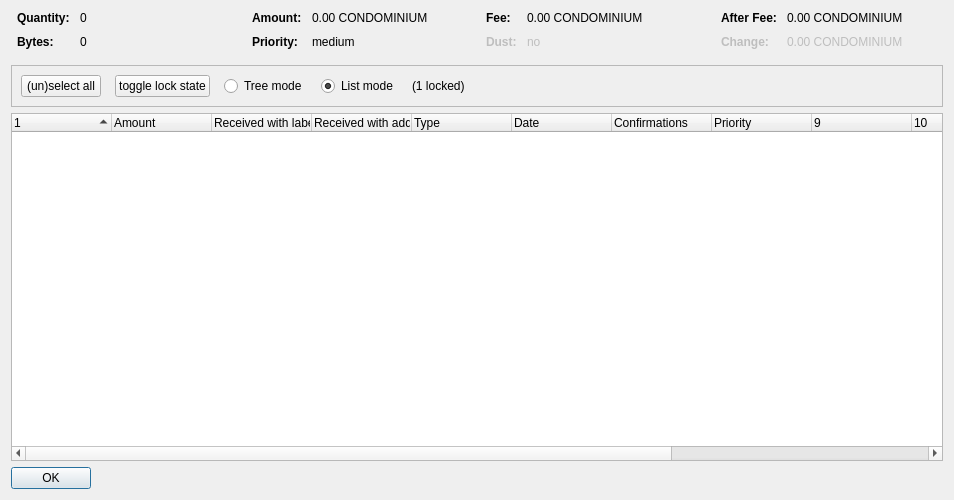
<?xml version="1.0" encoding="UTF-8"?>
<ui version="4.0">
 <class>CoinControlDialog</class>
 <widget class="QDialog" name="CoinControlDialog">
  <property name="geometry">
   <rect>
    <x>0</x>
    <y>0</y>
    <width>954</width>
    <height>500</height>
   </rect>
  </property>
  <property name="windowTitle">
   <string>Coin Selection</string>
  </property>
  <layout class="QVBoxLayout" name="verticalLayout">
   <item>
    <layout class="QHBoxLayout" name="horizontalLayoutTop" stretch="0,0,0,0">
     <property name="topMargin">
      <number>0</number>
     </property>
     <property name="bottomMargin">
      <number>10</number>
     </property>
     <item>
      <layout class="QFormLayout" name="formLayoutCoinControl1">
       <property name="horizontalSpacing">
        <number>10</number>
       </property>
       <property name="verticalSpacing">
        <number>10</number>
       </property>
       <property name="leftMargin">
        <number>6</number>
       </property>
       <property name="rightMargin">
        <number>6</number>
       </property>
       <item row="0" column="0">
        <widget class="QLabel" name="labelCoinControlQuantityText">
         <property name="font">
          <font>
           <weight>75</weight>
           <bold>true</bold>
          </font>
         </property>
         <property name="text">
          <string>Quantity:</string>
         </property>
        </widget>
       </item>
       <item row="0" column="1">
        <widget class="QLabel" name="labelCoinControlQuantity">
         <property name="cursor">
          <cursorShape>IBeamCursor</cursorShape>
         </property>
         <property name="contextMenuPolicy">
          <enum>Qt::ActionsContextMenu</enum>
         </property>
         <property name="text">
          <string notr="true">0</string>
         </property>
         <property name="textInteractionFlags">
          <set>Qt::LinksAccessibleByMouse|Qt::TextSelectableByKeyboard|Qt::TextSelectableByMouse</set>
         </property>
        </widget>
       </item>
       <item row="1" column="0">
        <widget class="QLabel" name="labelCoinControlBytesText">
         <property name="font">
          <font>
           <weight>75</weight>
           <bold>true</bold>
          </font>
         </property>
         <property name="text">
          <string>Bytes:</string>
         </property>
        </widget>
       </item>
       <item row="1" column="1">
        <widget class="QLabel" name="labelCoinControlBytes">
         <property name="cursor">
          <cursorShape>IBeamCursor</cursorShape>
         </property>
         <property name="contextMenuPolicy">
          <enum>Qt::ActionsContextMenu</enum>
         </property>
         <property name="text">
          <string notr="true">0</string>
         </property>
         <property name="textInteractionFlags">
          <set>Qt::LinksAccessibleByMouse|Qt::TextSelectableByKeyboard|Qt::TextSelectableByMouse</set>
         </property>
        </widget>
       </item>
      </layout>
     </item>
     <item>
      <layout class="QFormLayout" name="formLayoutCoinControl2">
       <property name="horizontalSpacing">
        <number>10</number>
       </property>
       <property name="verticalSpacing">
        <number>10</number>
       </property>
       <property name="leftMargin">
        <number>6</number>
       </property>
       <property name="rightMargin">
        <number>6</number>
       </property>
       <item row="0" column="0">
        <widget class="QLabel" name="labelCoinControlAmountText">
         <property name="font">
          <font>
           <weight>75</weight>
           <bold>true</bold>
          </font>
         </property>
         <property name="text">
          <string>Amount:</string>
         </property>
        </widget>
       </item>
       <item row="0" column="1">
        <widget class="QLabel" name="labelCoinControlAmount">
         <property name="cursor">
          <cursorShape>IBeamCursor</cursorShape>
         </property>
         <property name="contextMenuPolicy">
          <enum>Qt::ActionsContextMenu</enum>
         </property>
         <property name="text">
          <string notr="true">0.00 CONDOMINIUM</string>
         </property>
         <property name="textInteractionFlags">
          <set>Qt::LinksAccessibleByMouse|Qt::TextSelectableByKeyboard|Qt::TextSelectableByMouse</set>
         </property>
        </widget>
       </item>
       <item row="1" column="0">
        <widget class="QLabel" name="labelCoinControlPriorityText">
         <property name="font">
          <font>
           <weight>75</weight>
           <bold>true</bold>
          </font>
         </property>
         <property name="text">
          <string>Priority:</string>
         </property>
        </widget>
       </item>
       <item row="1" column="1">
        <widget class="QLabel" name="labelCoinControlPriority">
         <property name="cursor">
          <cursorShape>IBeamCursor</cursorShape>
         </property>
         <property name="contextMenuPolicy">
          <enum>Qt::ActionsContextMenu</enum>
         </property>
         <property name="text">
          <string>medium</string>
         </property>
         <property name="textInteractionFlags">
          <set>Qt::LinksAccessibleByMouse|Qt::TextSelectableByKeyboard|Qt::TextSelectableByMouse</set>
         </property>
        </widget>
       </item>
      </layout>
     </item>
     <item>
      <layout class="QFormLayout" name="formLayoutCoinControl3">
       <property name="horizontalSpacing">
        <number>10</number>
       </property>
       <property name="verticalSpacing">
        <number>10</number>
       </property>
       <property name="leftMargin">
        <number>6</number>
       </property>
       <property name="rightMargin">
        <number>6</number>
       </property>
       <item row="0" column="0">
        <widget class="QLabel" name="labelCoinControlFeeText">
         <property name="font">
          <font>
           <weight>75</weight>
           <bold>true</bold>
          </font>
         </property>
         <property name="text">
          <string>Fee:</string>
         </property>
        </widget>
       </item>
       <item row="0" column="1">
        <widget class="QLabel" name="labelCoinControlFee">
         <property name="cursor">
          <cursorShape>IBeamCursor</cursorShape>
         </property>
         <property name="contextMenuPolicy">
          <enum>Qt::ActionsContextMenu</enum>
         </property>
         <property name="text">
          <string notr="true">0.00 CONDOMINIUM</string>
         </property>
         <property name="textInteractionFlags">
          <set>Qt::LinksAccessibleByMouse|Qt::TextSelectableByKeyboard|Qt::TextSelectableByMouse</set>
         </property>
        </widget>
       </item>
       <item row="1" column="0">
        <widget class="QLabel" name="labelCoinControlLowOutputText">
         <property name="enabled">
          <bool>false</bool>
         </property>
         <property name="font">
          <font>
           <weight>75</weight>
           <bold>true</bold>
          </font>
         </property>
         <property name="text">
          <string>Dust:</string>
         </property>
        </widget>
       </item>
       <item row="1" column="1">
        <widget class="QLabel" name="labelCoinControlLowOutput">
         <property name="enabled">
          <bool>false</bool>
         </property>
         <property name="cursor">
          <cursorShape>IBeamCursor</cursorShape>
         </property>
         <property name="contextMenuPolicy">
          <enum>Qt::ActionsContextMenu</enum>
         </property>
         <property name="text">
          <string>no</string>
         </property>
         <property name="textInteractionFlags">
          <set>Qt::LinksAccessibleByMouse|Qt::TextSelectableByKeyboard|Qt::TextSelectableByMouse</set>
         </property>
        </widget>
       </item>
      </layout>
     </item>
     <item>
      <layout class="QFormLayout" name="formLayoutCoinControl4">
       <property name="horizontalSpacing">
        <number>10</number>
       </property>
       <property name="verticalSpacing">
        <number>10</number>
       </property>
       <property name="leftMargin">
        <number>6</number>
       </property>
       <property name="rightMargin">
        <number>6</number>
       </property>
       <item row="0" column="0">
        <widget class="QLabel" name="labelCoinControlAfterFeeText">
         <property name="font">
          <font>
           <weight>75</weight>
           <bold>true</bold>
          </font>
         </property>
         <property name="text">
          <string>After Fee:</string>
         </property>
        </widget>
       </item>
       <item row="0" column="1">
        <widget class="QLabel" name="labelCoinControlAfterFee">
         <property name="cursor">
          <cursorShape>IBeamCursor</cursorShape>
         </property>
         <property name="contextMenuPolicy">
          <enum>Qt::ActionsContextMenu</enum>
         </property>
         <property name="text">
          <string notr="true">0.00 CONDOMINIUM</string>
         </property>
         <property name="textInteractionFlags">
          <set>Qt::LinksAccessibleByMouse|Qt::TextSelectableByKeyboard|Qt::TextSelectableByMouse</set>
         </property>
        </widget>
       </item>
       <item row="1" column="0">
        <widget class="QLabel" name="labelCoinControlChangeText">
         <property name="enabled">
          <bool>false</bool>
         </property>
         <property name="font">
          <font>
           <weight>75</weight>
           <bold>true</bold>
          </font>
         </property>
         <property name="text">
          <string>Change:</string>
         </property>
        </widget>
       </item>
       <item row="1" column="1">
        <widget class="QLabel" name="labelCoinControlChange">
         <property name="enabled">
          <bool>false</bool>
         </property>
         <property name="cursor">
          <cursorShape>IBeamCursor</cursorShape>
         </property>
         <property name="contextMenuPolicy">
          <enum>Qt::ActionsContextMenu</enum>
         </property>
         <property name="text">
          <string notr="true">0.00 CONDOMINIUM</string>
         </property>
         <property name="textInteractionFlags">
          <set>Qt::LinksAccessibleByMouse|Qt::TextSelectableByKeyboard|Qt::TextSelectableByMouse</set>
         </property>
        </widget>
       </item>
      </layout>
     </item>
    </layout>
   </item>
   <item>
    <widget class="QFrame" name="frame">
     <property name="minimumSize">
      <size>
       <width>0</width>
       <height>40</height>
      </size>
     </property>
     <property name="frameShape">
      <enum>QFrame::StyledPanel</enum>
     </property>
     <property name="frameShadow">
      <enum>QFrame::Sunken</enum>
     </property>
     <layout class="QHBoxLayout" name="horizontalLayout">
      <item>
       <layout class="QHBoxLayout" name="horizontalLayoutPanel" stretch="0,0,0,0,0,0">
        <property name="spacing">
         <number>14</number>
        </property>
        <item>
         <widget class="QPushButton" name="pushButtonSelectAll">
          <property name="sizePolicy">
           <sizepolicy hsizetype="Maximum" vsizetype="Fixed">
            <horstretch>0</horstretch>
            <verstretch>0</verstretch>
           </sizepolicy>
          </property>
          <property name="text">
           <string>(un)select all</string>
          </property>
          <property name="autoDefault">
           <bool>false</bool>
          </property>
         </widget>
        </item>
        <item>
         <widget class="QPushButton" name="pushButtonToggleLock">
          <property name="sizePolicy">
           <sizepolicy hsizetype="Maximum" vsizetype="Fixed">
            <horstretch>0</horstretch>
            <verstretch>0</verstretch>
           </sizepolicy>
          </property>
          <property name="text">
           <string>toggle lock state</string>
          </property>
          <property name="autoDefault">
           <bool>false</bool>
          </property>
         </widget>
        </item>
        <item>
         <widget class="QRadioButton" name="radioTreeMode">
          <property name="sizePolicy">
           <sizepolicy hsizetype="Maximum" vsizetype="Fixed">
            <horstretch>0</horstretch>
            <verstretch>0</verstretch>
           </sizepolicy>
          </property>
          <property name="text">
           <string>Tree mode</string>
          </property>
         </widget>
        </item>
        <item>
         <widget class="QRadioButton" name="radioListMode">
          <property name="sizePolicy">
           <sizepolicy hsizetype="Maximum" vsizetype="Fixed">
            <horstretch>0</horstretch>
            <verstretch>0</verstretch>
           </sizepolicy>
          </property>
          <property name="text">
           <string>List mode</string>
          </property>
          <property name="checked">
           <bool>true</bool>
          </property>
         </widget>
        </item>
        <item>
         <widget class="QLabel" name="labelLocked">
          <property name="text">
           <string>(1 locked)</string>
          </property>
         </widget>
        </item>
        <item>
         <spacer name="horizontalSpacer">
          <property name="orientation">
           <enum>Qt::Horizontal</enum>
          </property>
          <property name="sizeHint" stdset="0">
           <size>
            <width>40</width>
            <height>20</height>
           </size>
          </property>
         </spacer>
        </item>
       </layout>
      </item>
     </layout>
    </widget>
   </item>
   <item>
    <widget class="CoinControlTreeWidget" name="treeWidget">
     <property name="contextMenuPolicy">
      <enum>Qt::CustomContextMenu</enum>
     </property>
     <property name="sortingEnabled">
      <bool>false</bool>
     </property>
     <property name="columnCount">
      <number>13</number>
     </property>
     <attribute name="headerShowSortIndicator" stdset="0">
      <bool>true</bool>
     </attribute>
     <attribute name="headerStretchLastSection">
      <bool>false</bool>
     </attribute>
     <column>
      <property name="text">
       <string/>
      </property>
     </column>
     <column>
      <property name="text">
       <string>Amount</string>
      </property>
     </column>
     <column>
      <property name="text">
       <string>Received with label</string>
      </property>
     </column>
     <column>
      <property name="text">
       <string>Received with address</string>
      </property>
     </column>
     <column>
      <property name="text">
	<string>Type</string>
      </property>
     </column>
     <column>
      <property name="text">	 
       <string>Date</string>
      </property>
     </column>
     <column>
      <property name="text">
       <string>Confirmations</string>
      </property>
      <property name="toolTip">
       <string>Confirmed</string>
      </property>
     </column>
     <column>
      <property name="text">
       <string>Priority</string>
      </property>
     </column>
     <column>
      <property name="text">
       <string/>
      </property>
     </column>
     <column>
      <property name="text">
       <string/>
      </property>
     </column>
     <column>
      <property name="text">
       <string/>
      </property>
     </column>
     <column>
      <property name="text">
       <string/>
      </property>
     </column>
     <column>
      <property name="text">
       <string/>
      </property>
     </column>
    </widget>
   </item>
   <item>
    <widget class="QDialogButtonBox" name="buttonBox">
     <property name="sizePolicy">
      <sizepolicy hsizetype="Maximum" vsizetype="Fixed">
       <horstretch>0</horstretch>
       <verstretch>0</verstretch>
      </sizepolicy>
     </property>
     <property name="orientation">
      <enum>Qt::Horizontal</enum>
     </property>
     <property name="standardButtons">
      <set>QDialogButtonBox::Ok</set>
     </property>
    </widget>
   </item>
  </layout>
 </widget>
 <customwidgets>
  <customwidget>
   <class>CoinControlTreeWidget</class>
   <extends>QTreeWidget</extends>
   <header>coincontroltreewidget.h</header>
  </customwidget>
 </customwidgets>
 <resources/>
 <connections/>
</ui>
